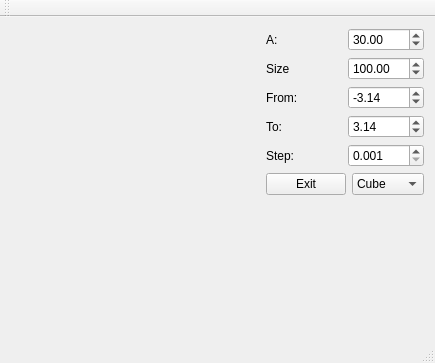
<?xml version="1.0" encoding="UTF-8"?>
<ui version="4.0">
 <class>MainWindow</class>
 <widget class="QMainWindow" name="MainWindow">
  <property name="geometry">
   <rect>
    <x>0</x>
    <y>0</y>
    <width>435</width>
    <height>363</height>
   </rect>
  </property>
  <property name="windowTitle">
   <string>MainWindow</string>
  </property>
  <widget class="QWidget" name="centralWidget">
   <layout class="QGridLayout" name="gridLayout">
    <item row="0" column="0">
     <spacer name="horizontalSpacer">
      <property name="orientation">
       <enum>Qt::Horizontal</enum>
      </property>
      <property name="sizeHint" stdset="0">
       <size>
        <width>232</width>
        <height>20</height>
       </size>
      </property>
     </spacer>
    </item>
    <item row="0" column="1">
     <layout class="QVBoxLayout" name="verticalLayout">
      <item>
       <layout class="QHBoxLayout" name="horizontalLayout">
        <item>
         <widget class="QLabel" name="label">
          <property name="text">
           <string>A:</string>
          </property>
         </widget>
        </item>
        <item>
         <widget class="QDoubleSpinBox" name="doubleSpinBox">
          <property name="minimum">
           <double>1.000000000000000</double>
          </property>
          <property name="maximum">
           <double>1000.000000000000000</double>
          </property>
          <property name="singleStep">
           <double>5.000000000000000</double>
          </property>
          <property name="value">
           <double>30.000000000000000</double>
          </property>
         </widget>
        </item>
       </layout>
      </item>
      <item>
       <layout class="QHBoxLayout" name="horizontalLayout_2">
        <item>
         <widget class="QLabel" name="label_2">
          <property name="text">
           <string>Size</string>
          </property>
         </widget>
        </item>
        <item>
         <widget class="QDoubleSpinBox" name="doubleSpinBox_2">
          <property name="minimum">
           <double>1.000000000000000</double>
          </property>
          <property name="maximum">
           <double>1000.000000000000000</double>
          </property>
          <property name="singleStep">
           <double>5.000000000000000</double>
          </property>
          <property name="value">
           <double>100.000000000000000</double>
          </property>
         </widget>
        </item>
       </layout>
      </item>
      <item>
       <layout class="QHBoxLayout" name="horizontalLayout_3">
        <item>
         <widget class="QLabel" name="label_3">
          <property name="text">
           <string>From:</string>
          </property>
         </widget>
        </item>
        <item>
         <widget class="QDoubleSpinBox" name="doubleSpinBox_3">
          <property name="minimum">
           <double>-100.000000000000000</double>
          </property>
          <property name="maximum">
           <double>0.000000000000000</double>
          </property>
          <property name="value">
           <double>-3.140000000000000</double>
          </property>
         </widget>
        </item>
       </layout>
      </item>
      <item>
       <layout class="QHBoxLayout" name="horizontalLayout_4">
        <item>
         <widget class="QLabel" name="label_4">
          <property name="text">
           <string>To:</string>
          </property>
         </widget>
        </item>
        <item>
         <widget class="QDoubleSpinBox" name="doubleSpinBox_4">
          <property name="value">
           <double>3.140000000000000</double>
          </property>
         </widget>
        </item>
       </layout>
      </item>
      <item>
       <layout class="QHBoxLayout" name="horizontalLayout_5">
        <item>
         <widget class="QLabel" name="label_5">
          <property name="text">
           <string>Step:</string>
          </property>
         </widget>
        </item>
        <item>
         <widget class="QDoubleSpinBox" name="doubleSpinBox_5">
          <property name="decimals">
           <number>3</number>
          </property>
          <property name="minimum">
           <double>0.001000000000000</double>
          </property>
          <property name="maximum">
           <double>1.000000000000000</double>
          </property>
          <property name="singleStep">
           <double>0.010000000000000</double>
          </property>
         </widget>
        </item>
       </layout>
      </item>
      <item>
       <layout class="QHBoxLayout" name="horizontalLayout_6"/>
      </item>
      <item>
       <layout class="QHBoxLayout" name="horizontalLayout_7">
        <item>
         <widget class="QPushButton" name="pushButton">
          <property name="text">
           <string>Exit</string>
          </property>
         </widget>
        </item>
        <item>
         <widget class="QComboBox" name="comboBox">
          <item>
           <property name="text">
            <string>Cube</string>
           </property>
          </item>
          <item>
           <property name="text">
            <string>Surface</string>
           </property>
          </item>
          <item>
           <property name="text">
            <string>Prism</string>
           </property>
          </item>
         </widget>
        </item>
       </layout>
      </item>
     </layout>
    </item>
    <item row="1" column="1">
     <spacer name="verticalSpacer">
      <property name="orientation">
       <enum>Qt::Vertical</enum>
      </property>
      <property name="sizeHint" stdset="0">
       <size>
        <width>20</width>
        <height>62</height>
       </size>
      </property>
     </spacer>
    </item>
   </layout>
  </widget>
  <widget class="QMenuBar" name="menuBar">
   <property name="geometry">
    <rect>
     <x>0</x>
     <y>0</y>
     <width>435</width>
     <height>25</height>
    </rect>
   </property>
  </widget>
  <widget class="QToolBar" name="mainToolBar">
   <attribute name="toolBarArea">
    <enum>TopToolBarArea</enum>
   </attribute>
   <attribute name="toolBarBreak">
    <bool>false</bool>
   </attribute>
  </widget>
  <widget class="QStatusBar" name="statusBar"/>
 </widget>
 <layoutdefault spacing="6" margin="11"/>
 <resources/>
 <connections/>
</ui>
